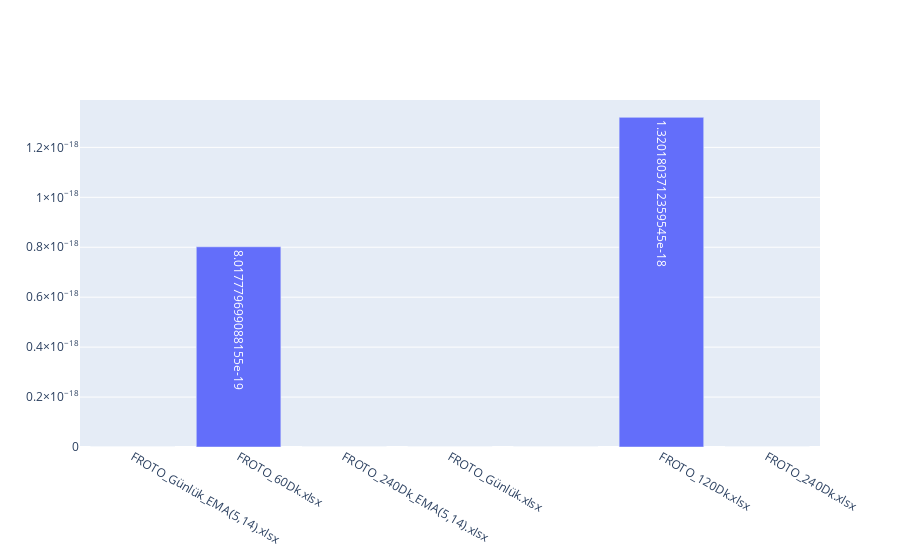

Here is the notebook cell this chart was saved with:
### Code cell
import plotly.graph_objects as go
fig = go.Figure(data=[go.Bar(
            x=df_stats.index, y=df_stats['P-value'],
            text=df_stats['P-value'],
            textposition='auto',)])

fig.show()

### Figure 1 — Plotly figure (JSON) as saved in the notebook; plotly's stock layout.template omitted (floating-point values rounded to 4 significant figures)
{"data": [{"text": [0, 8.018e-19, 5.439e-24, 0, 0, 1.32e-18, 5.439e-24], "textposition": "auto", "type": "bar", "x": ["FROTO_Günlük_EMA(5,14).xlsx", "FROTO_60Dk.xlsx", "FROTO_240Dk_EMA(5,14).xlsx", "FROTO_Günlük.xlsx", "", "FROTO_120Dk.xlsx", "FROTO_240Dk.xlsx"], "y": [0, 8.018e-19, 5.439e-24, 0, 0, 1.32e-18, 5.439e-24]}], "layout": {}}
